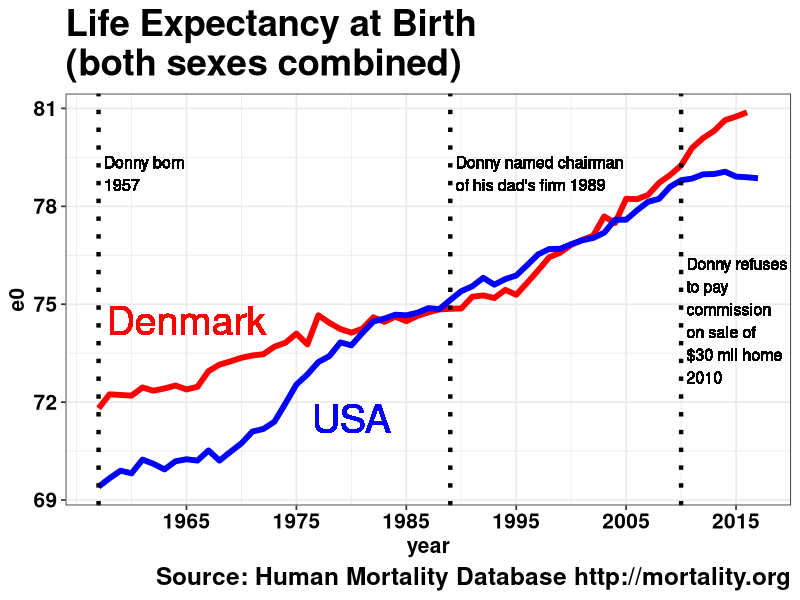
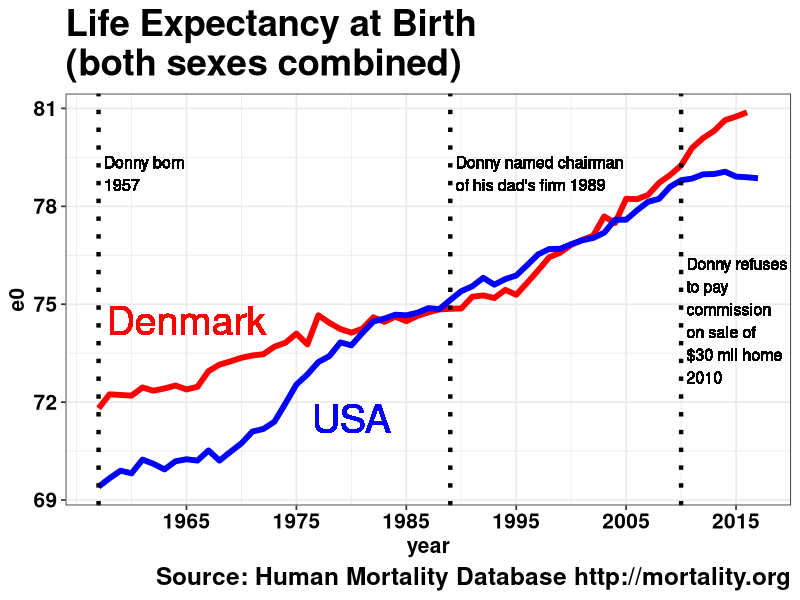

Write the R code that produced these figures, in order.

library(tidyverse)

# data from https://data.worldbank.org/indicator/SP.DYN.LE00.IN?locations=DK-US

D = read_csv('donny-deutsch-data.csv', skip=2) 

theme_carl <- function () { 
  theme_bw(base_size=13) %+replace% 
    theme(
      title      = element_text(size=22, face='bold', hjust =0.5),
      axis.text  = element_text(size=15, face='bold'),
      axis.title = element_text(size=15, face='bold')
    )
}

ggplot(data=D) +
  aes(x=year, y=e0, color=country) +
  geom_line(lwd=2) +
  scale_color_manual(values=c('red','blue')) +
  scale_x_continuous(breaks=seq(1965,2015,10)) +
  guides(color=FALSE) +
  geom_text(x=1965,y=74.5,label='Denmark', color='red', size=10) +
  geom_text(x=1980,y=71.5,label='USA', color='blue', size=10) +
  labs(title='Life Expectancy at Birth\n(both sexes combined)',
       caption='Source: Human Mortality Database http://mortality.org') +
  geom_vline(xintercept=c(1957,1989,2010),lty='dotted',lwd=1.5) +
  geom_text(x=1957.5,y=79,label='Donny born\n1957',hjust=0, size=4,color='black') +
  geom_text(x=1989.5,y=79,label='Donny named chairman\nof his dad\'s firm 1989',hjust=0, size=4,color='black') +
  geom_text(x=2010.5,y=74.5,label='Donny refuses\nto pay\ncommission\non sale of\n$30 mil home\n2010',hjust=0, size=4,color='black') +
  theme_carl()


ggsave('donny-deutsch-denmark.png',
       height=10, width=8, units='in', dpi=300)
